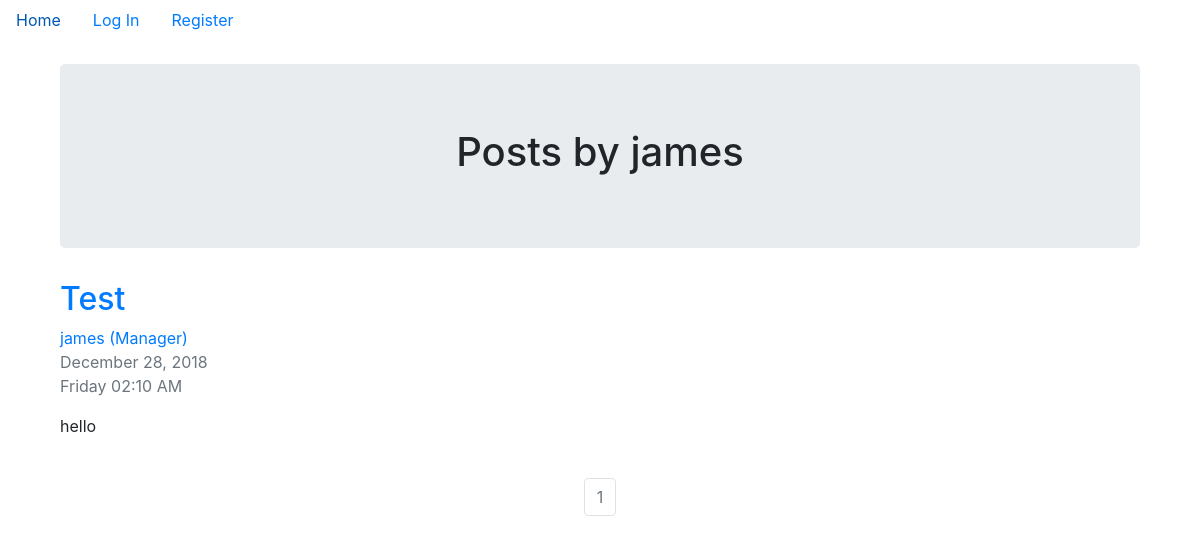
Before: /posts/james with the older database file.
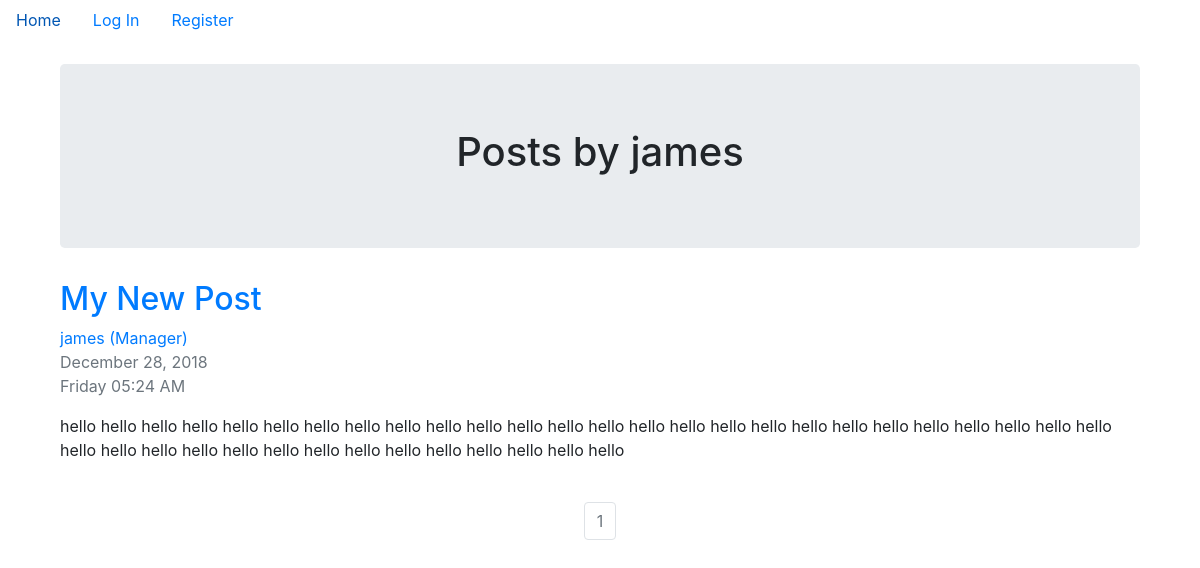
After: the same page with the newer database file.
### blogApp/models.py (models this page shows, shortened)
class Post(db.Model):
    users = db.relationship(User)
    id = db.Column(db.Integer, primary_key=True)
    user_id = db.Column(db.Integer, db.ForeignKey('users.id'), nullable=False)
    date = db.Column(db.DateTime, nullable=False, default = datetime.utcnow)
    title = db.Column(db.String(128), nullable=False)
    text = db.Column(db.Text, nullable=False)

class User(db.Model, UserMixin):
    __tablename__ = 'users'
    id = db.Column(db.Integer, primary_key = True)
    email = db.Column(db.String(64), unique=True, index=True)
    username = db.Column(db.String(64), unique=True, index=True)
    position = db.Column(db.String(64), index=True)
    password_hash = db.Column(db.String(128))
    posts = db.relationship('Post', backref='author', lazy=True)

### blogApp/users/views.py (the view)
@users.route("/posts/<username>")
def user_posts(username):
    page = request.args.get('page', 1, type=int)
    user = User.query.filter_by(username=username).first_or_404()
    posts = Post.query.filter_by(author=user).order_by(Post.date.desc()).paginate(page=page, per_page=5)
    return render_template('user_posts.html', user=user, posts=posts)

### blogApp/templates/user_posts.html (shortened to what this page needs)
{% extends "base.html" %}
{% block content %}
<div class="container">
    <div class="jumbotron">
        <div align='center'>
            <h1 >Posts by {{user.username}}</h1>
        </div>
    </div>
    {% for item in posts.items %}
        <h2><a href="{{ url_for('posts.view_post', post_id=item.id) }}">{{ item.title }}</a></h2>
        <a href="{{ url_for('users.user_posts', username=item.author.username) }}">{{ item.author.username }} ({{item.author.position}})</a>
        <p class="text-muted">
            {{ item.date.strftime(' %B %d, %Y') }}<br>
            {{ item.date.strftime('%A %I:%M %p') }}
        </p>
        <p>{{item.text}}</p>
        <br>
    {% endfor %}
</div>
<nav aria-label="Page navigation example">
    <ul class="pagination justify-content-center">
        {% for page_num in posts.iter_pages(left_edge=1, right_edge=1, left_current=1, right_current=2) %}
        {% if posts.page == page_num %}
        <li class="page-item disabled">
            <a class="page-link" href="{{ url_for('users.user_posts', username=user.username, page=page_num) }}">{{ page_num }}</a>
        </li>
        {% else %}
        <li class="page-item">
            <a class="page-link" href="{{ url_for('users.user_posts', username=user.username, page=page_num) }}">{{ page_num }}</a>
        </li>
        {% endif %}
        {% endfor %}
    </ul>
</nav>
{% endblock content %}

Changed rows visible on the page:
removed Post: title "Test", author.username "james", author.position "Manager", date "December 28, 2018", date "Friday 02:10 AM", text "hello"
added Post: title "My New Post", author.username "james", author.position "Manager", date "December 28, 2018", date "Friday 05:24 AM", text "hello hello hello hello hello hello hello hello hello hello hello hello hello hello hello hello hello hello hello hello hello hello hello hello hello hello hello hello hello hello hello hello hello hello hello hello hello hello hello hello"
